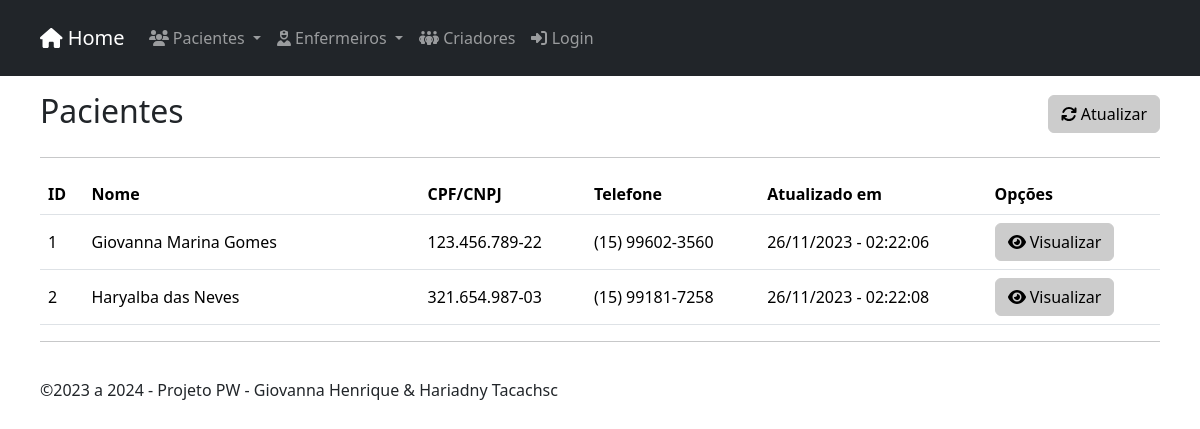
Page /customers/index.php on the committed database.
### tables this page shows
CREATE TABLE `customers` (
  `id` int(11) UNSIGNED NOT NULL,
  `name` varchar(255) NOT NULL,
  `cpf_cnpj` varchar(14) NOT NULL,
  `birthdate` date NOT NULL,
  `address` varchar(255) NOT NULL,
  `hood` varchar(100) NOT NULL,
  `zip_code` varchar(8) NOT NULL,
  `city` varchar(100) NOT NULL,
  `state` varchar(2) NOT NULL,
  `phone` varchar(11) NOT NULL,
  `mobile` varchar(11) NOT NULL,
  `ie` varchar(15) NOT NULL,
  `created` datetime NOT NULL,
  `modified` datetime NOT NULL
);

### inc/database.php (called while the page is built, shortened)
<?php
    function open_database()
    {
        try {
            $conn = new mysqli(DB_HOST, DB_USER, DB_PASSWORD, DB_NAME);
            $conn->set_charset("utf8");
            return $conn;
        } catch (Exception $e) {
            throw new Exception($e->getMessage());
        }
    }
    function find( $table = null, $id = null ) {
        try {
            $database = open_database();
            $found = null;
            if ($id) {
                $sql = "SELECT * FROM " . $table . " WHERE id = " . $id;
                $result = $database->query($sql);
                if ($result->num_rows > 0) {
                    $found = $result->fetch_assoc();
                }
            } else {
                $sql = "SELECT * FROM " . $table;
                $result = $database->query($sql);
                if ($result->num_rows > 0) {
                    $found = array();
                    while ($row = $result->fetch_assoc()) {
                        array_push($found, $row);
                    }
                }
            }
        } catch (Exception $e) {
            $_SESSION['message'] = $e->GetMessage();
            $_SESSION['type'] = 'danger';
        }
        return $found;
    }
    function find_all( $table ) {
        return find($table);
    }
    function formatadata( $date, $formato ) {
        $dt = new DateTime ( $date, new DateTimeZone("America/Sao_Paulo"));
        return $dt -> format($formato);
    }
    function formatacel( $cell ) {
        $cll = "(" . substr($cell, 0, 2) . ") " . substr($cell, 2 ,5) . "-" . substr($cell, 7);
        return $cll;
    }
?>

### customers/functions.php (called while the page is built, shortened)
<?php
    function index() {
        $customers = find_all("customers");
    }
?>

### customers/index.php (the view, shortened to what this page needs)
<?php
    include("functions.php");
    index();
?>
            <header class="mt-2">
                <div class="row">
                    <div class="col-sm-6">
                        <h2>Pacientes</h2>
                    </div>
                    <div class="col-sm-6 text-end h2">
                        <a class="btn btn-light" href="index.php"><i class="fa-solid fa-refresh"></i> Atualizar</a>
                    </div>
                </div>
            </header>
            <hr>
            <table class="table table-hover align-middle">
                <thead>
                    <tr>
                        <th>ID</th>
                        <th width="30%">Nome</th>
                        <th>CPF/CNPJ</th>
                        <th>Telefone</th>
                        <th class="img-flex">Atualizado em</th>
                        <th>Opções</th>
                    </tr>
                </thead>
                <tbody>
                <?php if ($customers) : ?>
                <?php foreach ($customers as $customer) : ?>
                    <tr>
                        <td><?php echo $customer['id']; ?></td>
                        <td><?php echo $customer['name']; ?></td>
                        <td><?php echo $customer['cpf_cnpj']; ?></td>
                        <td><?php echo formatacel($customer['mobile']); ?></td>
                        <td class="img-flex"><?php echo formatadata($customer['modified'], "d/m/Y - H:i:s"); ?></td>
                        <td class="actions text-start actions-links">
                            <a href="view.php?id=<?php echo $customer['id']; ?>" class="btn btn btn-light"><i class="fa fa-eye"></i> Visualizar</a>
                        </td>
                    </tr>
                <?php endforeach; ?>
                <?php else : ?>
                    <tr>
                        <td colspan="6">Nenhum registro encontrado.</td>
                    </tr>
                <?php endif; ?>
                </tbody>
            </table>

### css/style.css (style rules this page uses)
.container .table { overflow-x: hidden; }

### inc/header.php (style rules this page uses)
body { padding-top: 50px; padding-bottom: 20px; }
.btn-light { background-color: #ccc; border-color: #ccc; transition: 0.5s; }
.btn { transition: 0.5s; }

### rows in the picture
customers: id "1", name "Giovanna Marina Gomes", cpf_cnpj "123.456.789-22", mobile "(15) 99602-3560", modified "26/11/2023 - 02:22:06"
customers: id "2", name "Haryalba das Neves", cpf_cnpj "321.654.987-03", mobile "(15) 99181-7258", modified "26/11/2023 - 02:22:08"

### other values in the picture
$hoje -> format("Y") "2024"
